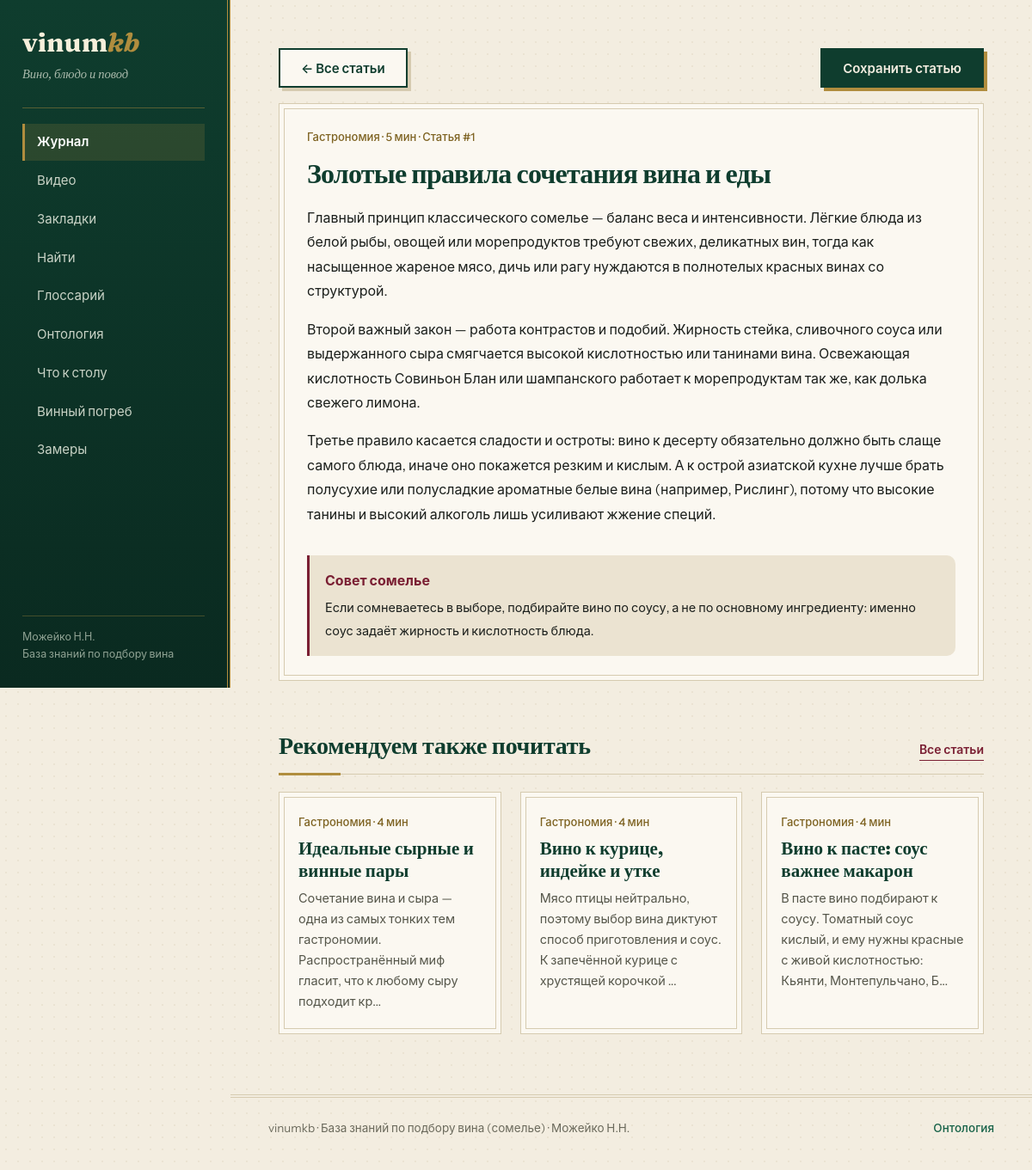
The app's page /article/1 with its own data.
### tables this page shows
CREATE TABLE articles (
    id        INTEGER PRIMARY KEY,
    title     TEXT NOT NULL,
    category  TEXT NOT NULL,
    read_time TEXT NOT NULL,
    tip       TEXT,
    content   TEXT NOT NULL
);

### app.py (the view)
@app.route('/article/<int:aid>')
def article_detail(aid):
    kb = get_kb()
    article = next((a for a in kb['articles'] if a['id'] == aid), None)
    if not article:
        abort(404)
    same = [a for a in kb['articles'] if a['id'] != aid and a.get('category') == article.get('category')]
    other = [a for a in kb['articles'] if a['id'] != aid and a.get('category') != article.get('category')]
    return render_template('article.html', article=article, recommended=(same + other)[:3])

### app.py (called while the page is built)
def connect():
    if not os.path.exists(DB_PATH):
        init = sqlite3.connect(DB_PATH)
        with open(SQL_PATH, 'r', encoding='utf-8') as f:
            init.executescript(f.read())
        init.commit()
        init.close()
    con = sqlite3.connect(DB_PATH)
    con.row_factory = sqlite3.Row
    return con

### templates/article.html (shortened to what this page needs)
{% extends 'base.html' %}
{% block content %}
<div style="max-width: 820px; margin: 0 auto;">
  <div style="display:flex; justify-content:space-between; align-items:center; gap:10px; flex-wrap:wrap; margin-bottom:18px;">
    <a class="btn secondary" href="{{ url_for('articles_list') }}">← Все статьи</a>
    <button class="btn" id="saveBtn">Сохранить статью</button>
  </div>
  <article class="card" style="padding:28px 32px; height:auto;">
    <small>{{ article.category }} · {{ article.read_time }} · Статья #{{ article.id }}</small>
    <h1 style="font-size:32px; margin:8px 0 20px;">{{ article.title }}</h1>
    <div style="font-size:16px; line-height:1.78; color:var(--text);">
      {% for p in article.content.split('\n\n') %}
        <p style="margin-bottom:16px; color:var(--text); font-size:16px;">{{ p }}</p>
      {% endfor %}
    </div>
    {% if article.tip %}
      <div style="margin-top:18px; padding:16px 18px; background:var(--surface-2); border-left:3px solid var(--accent); border-radius:0 10px 10px 0;">
        <strong style="color:var(--accent); display:block; margin-bottom:4px;">Совет сомелье</strong>
        <span style="font-size:14.5px; color:var(--text);">{{ article.tip }}</span>
      </div>
    {% endif %}
  </article>
  <div class="section-head">
    <h2>Рекомендуем также почитать</h2>
    <a href="{{ url_for('articles_list') }}">Все статьи</a>
  </div>
  <div class="grid-3">
    {% for rec in recommended %}
      <article class="card">
        <small>{{ rec.category }} · {{ rec.read_time }}</small>
        <a class="card-title-link" href="{{ url_for('article_detail', aid=rec.id) }}">{{ rec.title }}</a>
        <p>{{ rec.content[:120] }}...</p>
      </article>
    {% endfor %}
  </div>
</div>
{% endblock %}

### templates/base.html (style rules this page uses)
:root { --paper: #f3ede0; --paper-2: #ebe3d1; --card: #fbf8f1; --ink: #1b1f1c; --emerald: #0f3d2e; --emerald-2: #176248; --brass: #b08d3e; --brass-dark: #7e6322; --claret: #7a1f33; --bg: var(--paper); --surface: var(--card); --surface-2: var(--paper-2); --border: #d6cbb0; --text: var(--ink); --muted: #6b6a5c; --accent: var(--claret); --accent-hover: #5e1627; --accent-soft: rgba(176,141,62,.16); --link: var(--emerald-2); --radius: 3px; --side: 268px; --serif: "Fraunces", Georgia, "Times New Roman", serif; --sans: "Instrument Sans", -apple-system, "Segoe UI", Roboto, Arial, sans-serif; }
* { box-sizing: border-box; margin: 0; padding: 0; }
body { font-family: var(--sans); background: var(--paper); color: var(--ink); line-height: 1.65; display: grid; grid-template-columns: var(--side) minmax(0, 1fr); min-height: 100vh; background-image: radial-gradient(rgba(126,99,34,.07) 1px, transparent 1px); background-size: 14px 14px; -webkit-font-smoothing: antialiased; }
a { color: inherit; text-decoration: none; }
h1, h2, h3 { font-family: var(--serif); color: var(--emerald); }
h1 { font-size: clamp(34px, 4.6vw, 58px); font-weight: 700; line-height: 1.04; letter-spacing: -.8px; }
h2 { font-size: 28px; font-weight: 700; letter-spacing: -.3px; }
.btn { display: inline-flex; align-items: center; justify-content: center; height: 46px; padding: 0 24px; background: var(--emerald); color: var(--paper); font: 600 15px var(--sans); border: 2px solid var(--emerald); box-shadow: 4px 4px 0 var(--brass); cursor: pointer; transition: transform .12s, box-shadow .12s, background .12s; }
.btn.secondary { background: var(--card); color: var(--emerald); box-shadow: 4px 4px 0 var(--border); }
.section-head { display: flex; align-items: baseline; justify-content: space-between; gap: 14px; margin: 52px 0 20px; padding-bottom: 10px; border-bottom: 1px solid var(--border); position: relative; }
.section-head::after { content: ""; position: absolute; left: 0; bottom: -2px; width: 72px; height: 3px; background: var(--brass); }
.section-head a { font-size: 14px; color: var(--claret); font-weight: 600; border-bottom: 1px solid currentColor; }
.grid-3 { display: grid; grid-template-columns: repeat(3, minmax(0, 1fr)); gap: 22px; align-items: stretch; }
.card, .wine-card { display: flex; flex-direction: column; height: 100%; padding: 24px 22px; background: var(--card); border: 1px solid var(--border); box-shadow: inset 0 0 0 5px var(--card), inset 0 0 0 6px var(--border); transition: transform .15s, border-color .15s; }
.card small, .wine-card small { font-size: 13px; color: var(--brass-dark); display: block; margin-bottom: 7px; font-weight: 500; }
.card-title-link, .card-title { font-family: var(--serif); color: var(--emerald); font-weight: 700; font-size: 21px; line-height: 1.22; display: block; margin-bottom: 9px; }
.card p, .card-desc { font-size: 14.5px; color: #55564a; }
.card { height: auto; }
.grid-3 > .card, .grid-3 > .wine-card, .grid-2 > .card { height: 100%; }

### records on screen
articles: category "Гастрономия", read_time "5 мин", id "1", title "Золотые правила сочетания вина и еды", tip "Если сомневаетесь в выборе, подбирайте вино по соусу, а не по основному ингредиенту: именно соус задаёт жирность и кислотность блюда."
articles: category "Гастрономия", read_time "4 мин", title "Идеальные сырные и винные пары", content "Сочетание вина и сыра — одна из самых тонких тем гастрономии. Распространённый миф гласит, что к любому сыру подходит кр"
articles: category "Гастрономия", read_time "4 мин", title "Вино к курице, индейке и утке", content "Мясо птицы нейтрально, поэтому выбор вина диктуют способ приготовления и соус. К запечённой курице с хрустящей корочкой"
articles: category "Гастрономия", read_time "4 мин", title "Вино к пасте: соус важнее макарон", content "В пасте вино подбирают к соусу. Томатный соус кислый, и ему нужны красные с живой кислотностью: Кьянти, Монтепульчано, Б"
